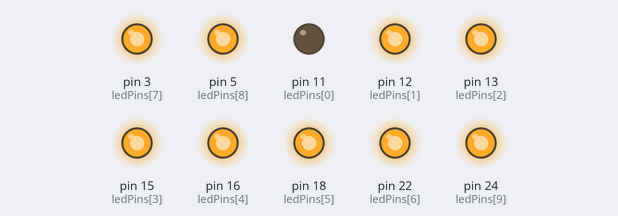
A program run on a simulated Raspberry Pi (header pin numbers). On the bench: output pins drawn as LEDs (lit = HIGH). What the program prints to the terminal is not drawn.

Above: at 0.05 s.
At 0.75 s:
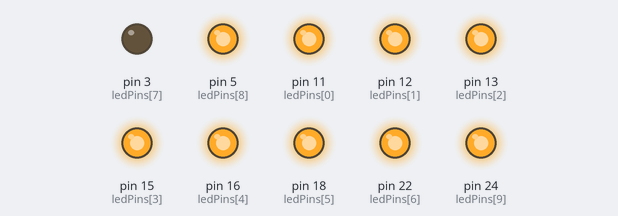
At 1.55 s:
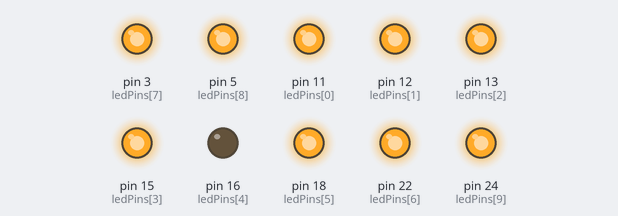
At 2.25 s:
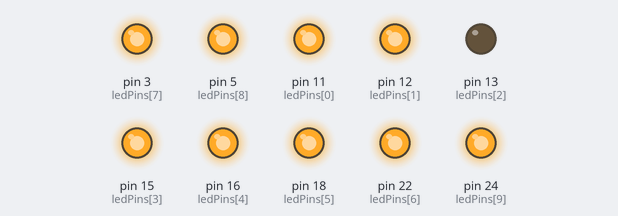
At 3.0 s:
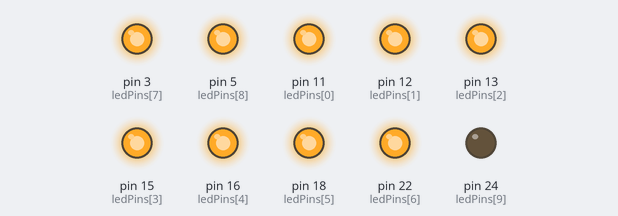
At 4.35 s:
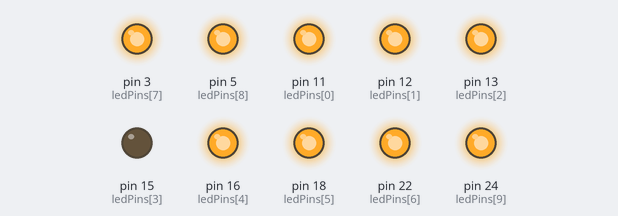
Timing chart, 0 to 4.7 s (numbered marks = the images above):
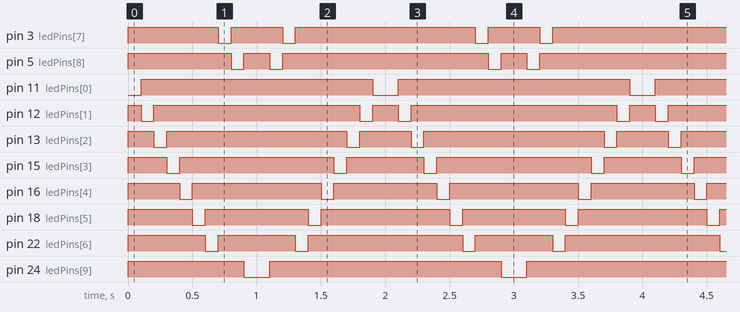

The program:

LightWater.py
```python
#!/usr/bin/env python3
########################################################################
# Filename    : LightWater.py
# Description : Display 10 LEDBar Graph
# Author      : www.quadstore.in
# modification: 2018/08/02
########################################################################
import RPi.GPIO as GPIO
import time

ledPins = [11, 12, 13, 15, 16, 18, 22, 3, 5, 24]

def setup():
	print ('Program is starting...')
	GPIO.setmode(GPIO.BOARD)        # Numbers GPIOs by physical location
	for pin in ledPins:
		GPIO.setup(pin, GPIO.OUT)   # Set all ledPins' mode is output
		GPIO.output(pin, GPIO.HIGH) # Set all ledPins to high(+3.3V) to off led

def loop():
	while True:
		for pin in ledPins:		#make led on from left to right
			GPIO.output(pin, GPIO.LOW)
			time.sleep(0.1)
			GPIO.output(pin, GPIO.HIGH)
		for pin in ledPins[::-1]:		#make led on from right to left
			GPIO.output(pin, GPIO.LOW)
			time.sleep(0.1)
			GPIO.output(pin, GPIO.HIGH)

def destroy():
	for pin in ledPins:
		GPIO.output(pin, GPIO.HIGH)    # turn off all leds
	GPIO.cleanup()                     # Release resource

if __name__ == '__main__':     # Program start from here
	setup()
	try:
		loop()
	except KeyboardInterrupt:  # When 'Ctrl+C' is pressed, the child program destroy() will be  executed.
		destroy()
```

Measured:
- by itself, pin 3 (ledPins[7]): repeats every 2.0 s: HIGH 0.40 s, LOW 0.10 s, HIGH 1.4 s, LOW 0.10 s
- by itself, pin 5 (ledPins[8]): repeats every 2.0 s: HIGH 0.20 s, LOW 0.10 s, HIGH 1.6 s, LOW 0.10 s
- by itself, pin 11 (ledPins[0]), pin 24 (ledPins[9]): alternates HIGH for 1.8 s and LOW for 0.20 s
- by itself, pin 12 (ledPins[1]): repeats every 2.0 s: HIGH 1.6 s, LOW 0.10 s, HIGH 0.20 s, LOW 0.10 s
- by itself, pin 13 (ledPins[2]): repeats every 2.0 s: HIGH 1.4 s, LOW 0.10 s, HIGH 0.40 s, LOW 0.10 s
- by itself, pin 15 (ledPins[3]): repeats every 2.0 s: HIGH 1.2 s, LOW 0.10 s, HIGH 0.60 s, LOW 0.10 s
- by itself, pin 16 (ledPins[4]): repeats every 2.0 s: HIGH 1.0 s, LOW 0.10 s, HIGH 0.80 s, LOW 0.10 s
- by itself, pin 18 (ledPins[5]): repeats every 2.0 s: HIGH 0.80 s, LOW 0.10 s, HIGH 1.0 s, LOW 0.10 s
